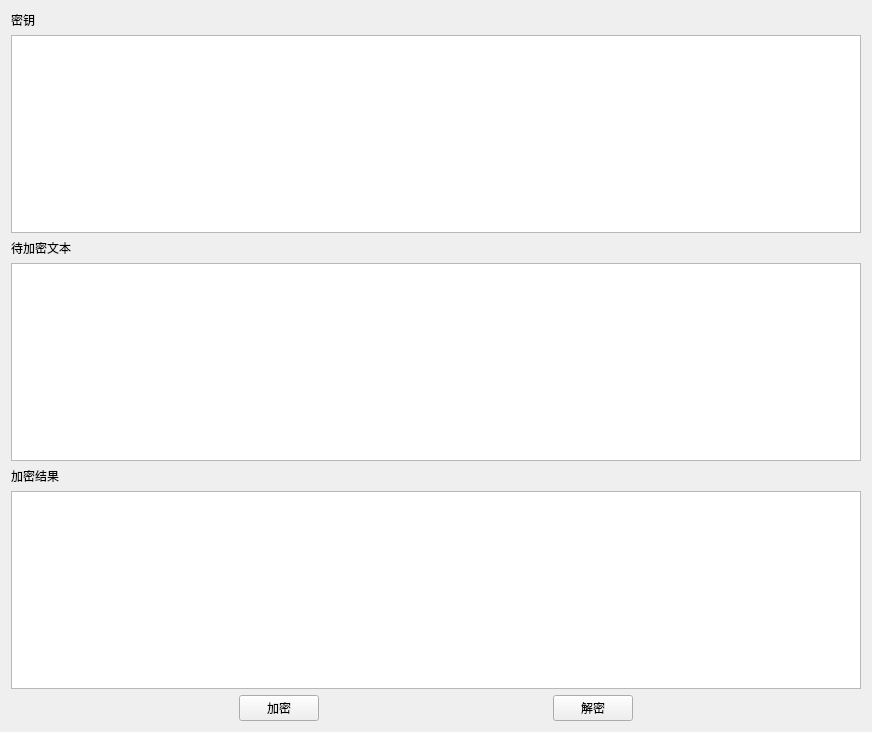
<?xml version="1.0" encoding="UTF-8"?>
<ui version="4.0">
 <class>WidgetRsaEncrypt</class>
 <widget class="QWidget" name="WidgetRsaEncrypt">
  <property name="geometry">
   <rect>
    <x>0</x>
    <y>0</y>
    <width>872</width>
    <height>732</height>
   </rect>
  </property>
  <property name="windowTitle">
   <string>Form</string>
  </property>
  <layout class="QVBoxLayout" name="verticalLayout_2">
   <item>
    <layout class="QVBoxLayout" name="verticalLayout">
     <item>
      <widget class="QLabel" name="label">
       <property name="text">
        <string>密钥</string>
       </property>
      </widget>
     </item>
     <item>
      <widget class="QTextEdit" name="textEdit"/>
     </item>
    </layout>
   </item>
   <item>
    <layout class="QVBoxLayout" name="verticalLayout_3">
     <item>
      <widget class="QLabel" name="label_3">
       <property name="text">
        <string>待加密文本</string>
       </property>
      </widget>
     </item>
     <item>
      <widget class="QTextEdit" name="textEdit_3"/>
     </item>
    </layout>
   </item>
   <item>
    <layout class="QVBoxLayout" name="verticalLayout_4">
     <item>
      <widget class="QLabel" name="label_4">
       <property name="text">
        <string>加密结果</string>
       </property>
      </widget>
     </item>
     <item>
      <widget class="QTextBrowser" name="textBrowser"/>
     </item>
    </layout>
   </item>
   <item>
    <layout class="QHBoxLayout" name="horizontalLayout">
     <item>
      <spacer name="horizontalSpacer">
       <property name="orientation">
        <enum>Qt::Horizontal</enum>
       </property>
       <property name="sizeHint" stdset="0">
        <size>
         <width>40</width>
         <height>20</height>
        </size>
       </property>
      </spacer>
     </item>
     <item>
      <widget class="QPushButton" name="pushButton">
       <property name="text">
        <string>加密</string>
       </property>
      </widget>
     </item>
     <item>
      <spacer name="horizontalSpacer_2">
       <property name="orientation">
        <enum>Qt::Horizontal</enum>
       </property>
       <property name="sizeHint" stdset="0">
        <size>
         <width>40</width>
         <height>20</height>
        </size>
       </property>
      </spacer>
     </item>
     <item>
      <widget class="QPushButton" name="pushButton_2">
       <property name="text">
        <string>解密</string>
       </property>
      </widget>
     </item>
     <item>
      <spacer name="horizontalSpacer_3">
       <property name="orientation">
        <enum>Qt::Horizontal</enum>
       </property>
       <property name="sizeHint" stdset="0">
        <size>
         <width>40</width>
         <height>20</height>
        </size>
       </property>
      </spacer>
     </item>
    </layout>
   </item>
  </layout>
 </widget>
 <resources/>
 <connections/>
</ui>
